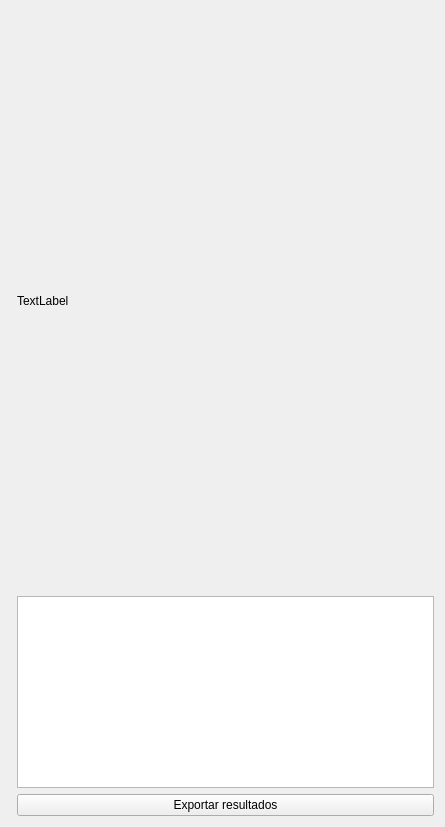
<?xml version="1.0" encoding="UTF-8"?>
<ui version="4.0">
 <class>AwesomeViewResults</class>
 <widget class="QWidget" name="AwesomeViewResults">
  <property name="geometry">
   <rect>
    <x>0</x>
    <y>0</y>
    <width>445</width>
    <height>827</height>
   </rect>
  </property>
  <property name="windowTitle">
   <string>Plane Validator Results</string>
  </property>
  <layout class="QFormLayout" name="formLayout_2">
   <item row="1" column="0">
    <layout class="QVBoxLayout" name="verticalLayout"/>
   </item>
   <item row="1" column="1">
    <widget class="QTableWidget" name="tableWidget">
     <attribute name="horizontalHeaderVisible">
      <bool>false</bool>
     </attribute>
     <attribute name="horizontalHeaderHighlightSections">
      <bool>false</bool>
     </attribute>
     <attribute name="verticalHeaderVisible">
      <bool>false</bool>
     </attribute>
     <attribute name="verticalHeaderHighlightSections">
      <bool>false</bool>
     </attribute>
    </widget>
   </item>
   <item row="0" column="1">
    <widget class="QLabel" name="titulo">
     <property name="text">
      <string>TextLabel</string>
     </property>
    </widget>
   </item>
   <item row="2" column="1">
    <widget class="QPushButton" name="pbExport">
     <property name="text">
      <string>Exportar resultados</string>
     </property>
    </widget>
   </item>
  </layout>
 </widget>
 <layoutdefault spacing="6" margin="11"/>
 <resources/>
 <connections/>
</ui>
